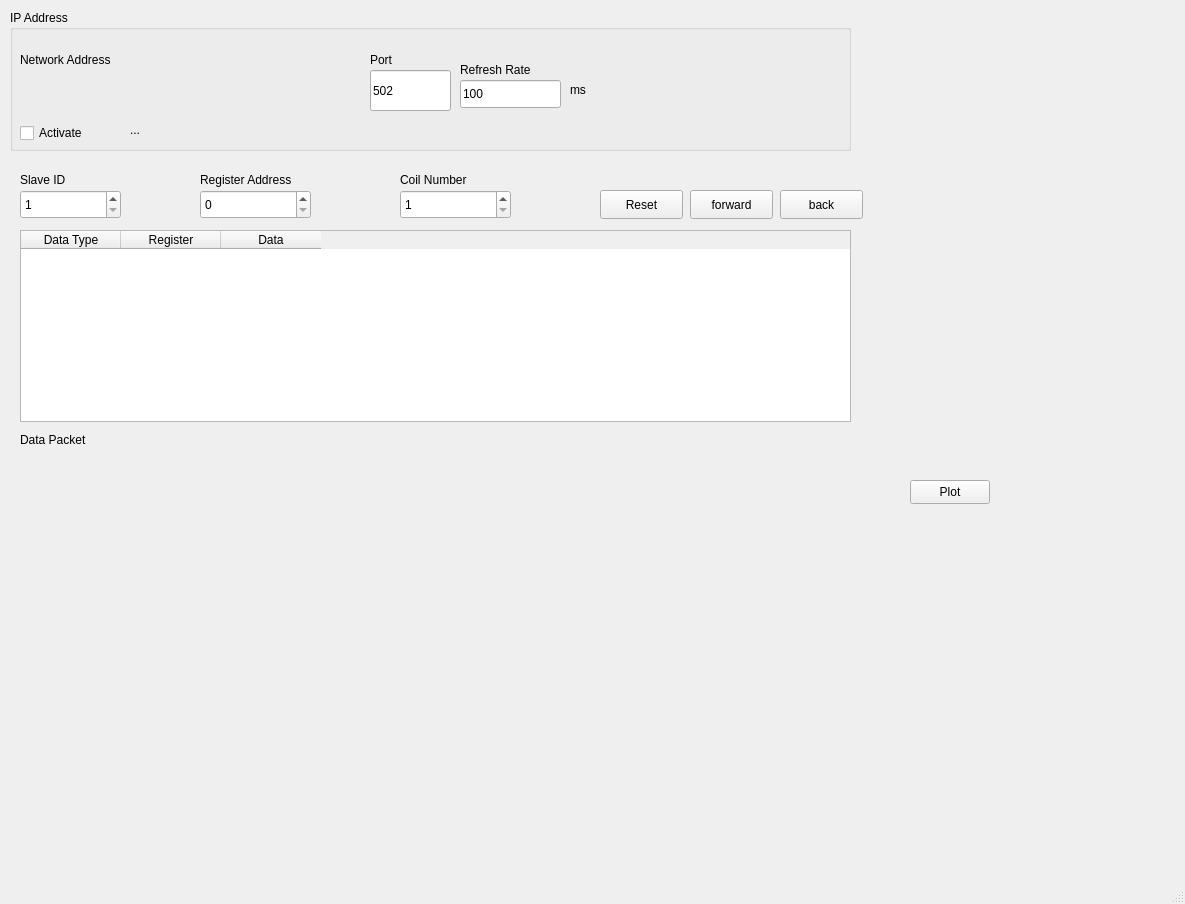
<?xml version="1.0" encoding="UTF-8"?>
<ui version="4.0">
 <class>MainWindow</class>
 <widget class="QMainWindow" name="MainWindow">
  <property name="geometry">
   <rect>
    <x>0</x>
    <y>0</y>
    <width>1185</width>
    <height>904</height>
   </rect>
  </property>
  <property name="windowTitle">
   <string>MainWindow</string>
  </property>
  <widget class="QWidget" name="centralwidget">
   <widget class="QGroupBox" name="ipBox">
    <property name="geometry">
     <rect>
      <x>10</x>
      <y>10</y>
      <width>841</width>
      <height>141</height>
     </rect>
    </property>
    <property name="title">
     <string>IP Address</string>
    </property>
    <widget class="IPAddressCtrl" name="edNetworkAddress" native="true">
     <property name="geometry">
      <rect>
       <x>10</x>
       <y>60</y>
       <width>341</width>
       <height>41</height>
      </rect>
     </property>
    </widget>
    <widget class="QLineEdit" name="edPort">
     <property name="geometry">
      <rect>
       <x>360</x>
       <y>60</y>
       <width>81</width>
       <height>41</height>
      </rect>
     </property>
     <property name="text">
      <string>502</string>
     </property>
    </widget>
    <widget class="QCheckBox" name="tcpEnable">
     <property name="geometry">
      <rect>
       <x>10</x>
       <y>110</y>
       <width>93</width>
       <height>26</height>
      </rect>
     </property>
     <property name="text">
      <string>Activate</string>
     </property>
    </widget>
    <widget class="QLabel" name="label">
     <property name="geometry">
      <rect>
       <x>10</x>
       <y>40</y>
       <width>121</width>
       <height>20</height>
      </rect>
     </property>
     <property name="text">
      <string>Network Address</string>
     </property>
    </widget>
    <widget class="QLabel" name="label_2">
     <property name="geometry">
      <rect>
       <x>360</x>
       <y>40</y>
       <width>41</width>
       <height>20</height>
      </rect>
     </property>
     <property name="text">
      <string>Port</string>
     </property>
    </widget>
    <widget class="QLabel" name="connectionStatus">
     <property name="geometry">
      <rect>
       <x>120</x>
       <y>110</y>
       <width>171</width>
       <height>20</height>
      </rect>
     </property>
     <property name="text">
      <string>...</string>
     </property>
    </widget>
    <widget class="QLabel" name="label_6">
     <property name="geometry">
      <rect>
       <x>560</x>
       <y>70</y>
       <width>41</width>
       <height>20</height>
      </rect>
     </property>
     <property name="text">
      <string>ms</string>
     </property>
    </widget>
    <widget class="QLabel" name="label_7">
     <property name="geometry">
      <rect>
       <x>450</x>
       <y>50</y>
       <width>101</width>
       <height>20</height>
      </rect>
     </property>
     <property name="text">
      <string>Refresh Rate</string>
     </property>
    </widget>
    <widget class="QLineEdit" name="refreshRateEdit">
     <property name="geometry">
      <rect>
       <x>450</x>
       <y>70</y>
       <width>101</width>
       <height>28</height>
      </rect>
     </property>
     <property name="text">
      <string>100</string>
     </property>
    </widget>
   </widget>
   <widget class="QSpinBox" name="slaveId">
    <property name="geometry">
     <rect>
      <x>20</x>
      <y>190</y>
      <width>101</width>
      <height>29</height>
     </rect>
    </property>
    <property name="minimum">
     <number>1</number>
    </property>
   </widget>
   <widget class="QSpinBox" name="addressReg">
    <property name="geometry">
     <rect>
      <x>200</x>
      <y>190</y>
      <width>111</width>
      <height>29</height>
     </rect>
    </property>
   </widget>
   <widget class="QSpinBox" name="coilNum">
    <property name="geometry">
     <rect>
      <x>400</x>
      <y>190</y>
      <width>111</width>
      <height>29</height>
     </rect>
    </property>
    <property name="minimum">
     <number>1</number>
    </property>
   </widget>
   <widget class="QTableWidget" name="regTable">
    <property name="geometry">
     <rect>
      <x>20</x>
      <y>230</y>
      <width>831</width>
      <height>192</height>
     </rect>
    </property>
    <property name="columnCount">
     <number>3</number>
    </property>
    <column>
     <property name="text">
      <string>Data Type</string>
     </property>
    </column>
    <column>
     <property name="text">
      <string>Register</string>
     </property>
    </column>
    <column>
     <property name="text">
      <string>Data</string>
     </property>
    </column>
   </widget>
   <widget class="QLabel" name="label_3">
    <property name="geometry">
     <rect>
      <x>20</x>
      <y>170</y>
      <width>131</width>
      <height>20</height>
     </rect>
    </property>
    <property name="text">
     <string>Slave ID</string>
    </property>
   </widget>
   <widget class="QLabel" name="label_4">
    <property name="geometry">
     <rect>
      <x>200</x>
      <y>170</y>
      <width>161</width>
      <height>20</height>
     </rect>
    </property>
    <property name="text">
     <string>Register Address</string>
    </property>
   </widget>
   <widget class="QLabel" name="label_5">
    <property name="geometry">
     <rect>
      <x>400</x>
      <y>170</y>
      <width>161</width>
      <height>20</height>
     </rect>
    </property>
    <property name="text">
     <string>Coil Number</string>
    </property>
   </widget>
   <widget class="QLabel" name="debugLabel">
    <property name="geometry">
     <rect>
      <x>20</x>
      <y>430</y>
      <width>111</width>
      <height>20</height>
     </rect>
    </property>
    <property name="text">
     <string>Data Packet</string>
    </property>
   </widget>
   <widget class="QCustomPlot" name="customPlot" native="true">
    <property name="geometry">
     <rect>
      <x>20</x>
      <y>500</y>
      <width>831</width>
      <height>361</height>
     </rect>
    </property>
   </widget>
   <widget class="QPushButton" name="pushButton">
    <property name="geometry">
     <rect>
      <x>910</x>
      <y>480</y>
      <width>80</width>
      <height>24</height>
     </rect>
    </property>
    <property name="text">
     <string>Plot</string>
    </property>
   </widget>
   <widget class="QPushButton" name="pushButton_2">
    <property name="geometry">
     <rect>
      <x>600</x>
      <y>190</y>
      <width>83</width>
      <height>29</height>
     </rect>
    </property>
    <property name="text">
     <string>Reset</string>
    </property>
   </widget>
   <widget class="QPushButton" name="pushButton_3">
    <property name="geometry">
     <rect>
      <x>690</x>
      <y>190</y>
      <width>83</width>
      <height>29</height>
     </rect>
    </property>
    <property name="text">
     <string>forward</string>
    </property>
   </widget>
   <widget class="QPushButton" name="pushButton_4">
    <property name="geometry">
     <rect>
      <x>780</x>
      <y>190</y>
      <width>83</width>
      <height>29</height>
     </rect>
    </property>
    <property name="text">
     <string>back</string>
    </property>
   </widget>
  </widget>
  <widget class="QMenuBar" name="menubar">
   <property name="geometry">
    <rect>
     <x>0</x>
     <y>0</y>
     <width>1185</width>
     <height>17</height>
    </rect>
   </property>
  </widget>
  <widget class="QStatusBar" name="statusbar"/>
 </widget>
 <customwidgets>
  <customwidget>
   <class>IPAddressCtrl</class>
   <extends>QWidget</extends>
   <header>ipaddressctrl.h</header>
   <container>1</container>
  </customwidget>
  <customwidget>
   <class>QCustomPlot</class>
   <extends>QWidget</extends>
   <header location="global">qcustomplot.h</header>
   <container>1</container>
  </customwidget>
 </customwidgets>
 <resources/>
 <connections/>
</ui>
